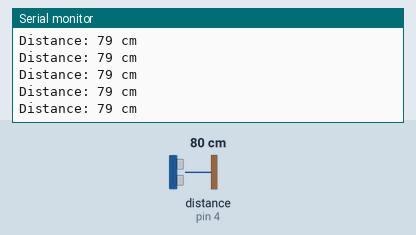
This sketch was run on a simulated Arduino Uno, built with avr-gcc and run on an emulated ATmega328P. Parts: the last lines printed to the serial monitor. Wiring (inferred from the names in the program): ultrasonic range finder: trigger pin 3; echo pin 4. Inputs (shaded band) come from the test bench; at power-on: distance to the obstacle (sensor on pin 4) 80 cm. The echo pulse lasts 58.3 µs per cm.

Above: at 1.2 s.
1.3 s: distance to the obstacle (sensor on pin 4) set to 35 cm
At 1.34 s:
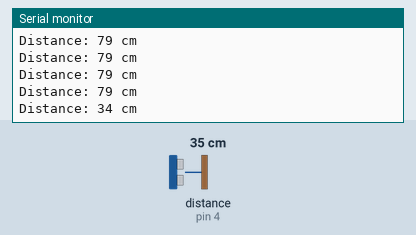
4.3 s: distance to the obstacle (sensor on pin 4) set to 2 cm
At 4.3 s:
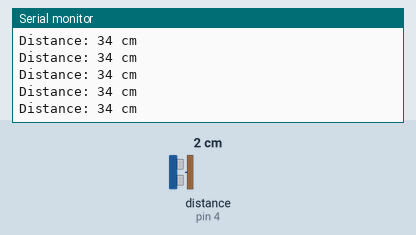
7.3 s: distance to the obstacle (sensor on pin 4) set to 4 cm
At 7.3 s:
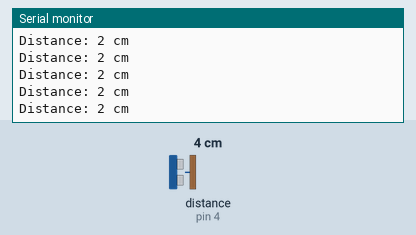
10.3 s: distance to the obstacle (sensor on pin 4) set to 18 cm
At 10.31 s:
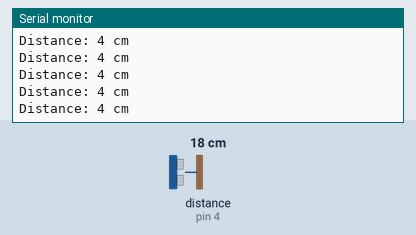
13.3 s: distance to the obstacle (sensor on pin 4) set to 299 cm
At 13.36 s:
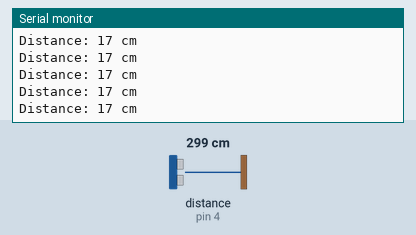
Timing chart, 0 to 16.3 s (numbered marks = the images above; inputs shaded):
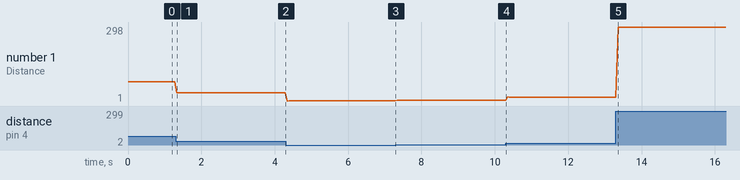

The sketch:

Ultrasonic_Sensor.ino
```cpp
//Autonomous Car Project
//Ultrasonic Sensor Script
//Harrison I. L. Milburn
//29.05.2024
//Arduino Uno Rev3

int trigPin = 3; // Trigger pin of the ultrasonic sensor
int echoPin = 4; // Echo pin of the ultrasonic sensor

void setup() {
  Serial.begin(9600); // Initialize serial communication for debugging
  pinMode(trigPin, OUTPUT);
  pinMode(echoPin, INPUT);
}

void loop() {
  long duration, distance; // Variables to store the duration of sound wave travel and calculated distance
  digitalWrite(trigPin, LOW);
  delayMicroseconds(2);
  digitalWrite(trigPin, HIGH); // Send a 10us pulse to trigger the sensor
  delayMicroseconds(10);
  digitalWrite(trigPin, LOW);

  duration = pulseIn(echoPin, HIGH); // Measure the time it takes for the echo to return
  distance = (duration * 0.0343) / 2; // Calculate distance in centimeters (speed of sound in air is approximately 343 m/s)

  Serial.print("Distance: ");
  Serial.print(distance);
  Serial.println(" cm");

  delay(50); // Delay for stability
}
```

Measured:
- after the input at 1.3 s, the serial monitor: prints a new line at once (image 1)
- plotted number 1: 79 → 34 after the input at 1.3 s, 34 → 2 after the input at 4.3 s, 2 → 4 after the input at 7.3 s, 4 → 17 after the input at 10.3 s, 17 → 298 after the input at 13.3 s
